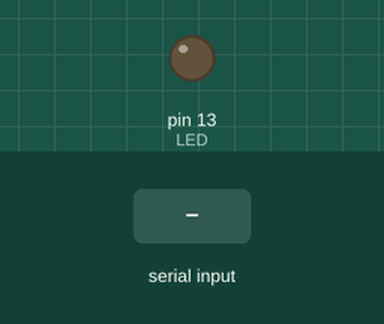
This sketch was run on a simulated Arduino Uno, built with avr-gcc and run on an emulated ATmega328P. On the bench: output pins drawn as LEDs (lit = HIGH). The inputs (shaded band) are chosen by the test bench.

Above: at 1.2 s.
1.3 s: "1" received over Serial
At 2.5 s:
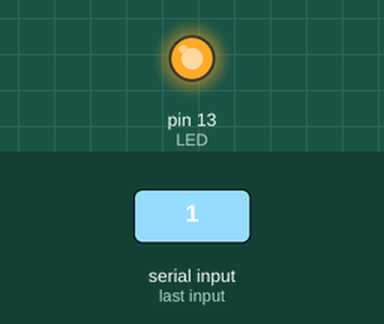
2.8 s: "0" received over Serial
At 3.7 s:
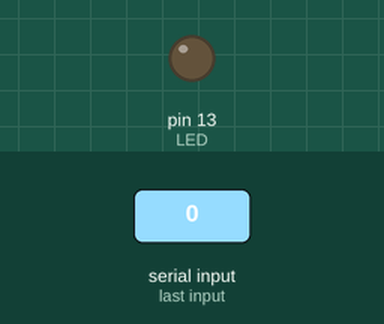
Timing chart, 0 to 5.8 s (numbered marks = the images above; inputs shaded):
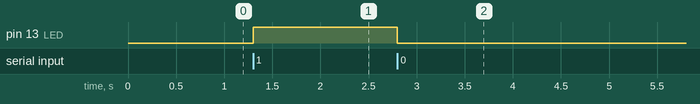

The sketch:

main.ino
```cpp
char command = 0;
int LED = 13;


void setup() {
  pinMode(LED, OUTPUT);
  Serial.begin(9600);

}

void loop() {
  if (Serial.available() > 0)
  {
    command = Serial.read();

    if (command == '1') {
      digitalWrite(LED, HIGH);
    }

    else if (command == '0') {
      digitalWrite(LED, LOW);
    }
  }

}
```

Measured:
- after the input at 1.3 s, pin 13 (LED): LOW → HIGH at once
- after the input at 2.8 s, pin 13 (LED): HIGH → LOW at once
